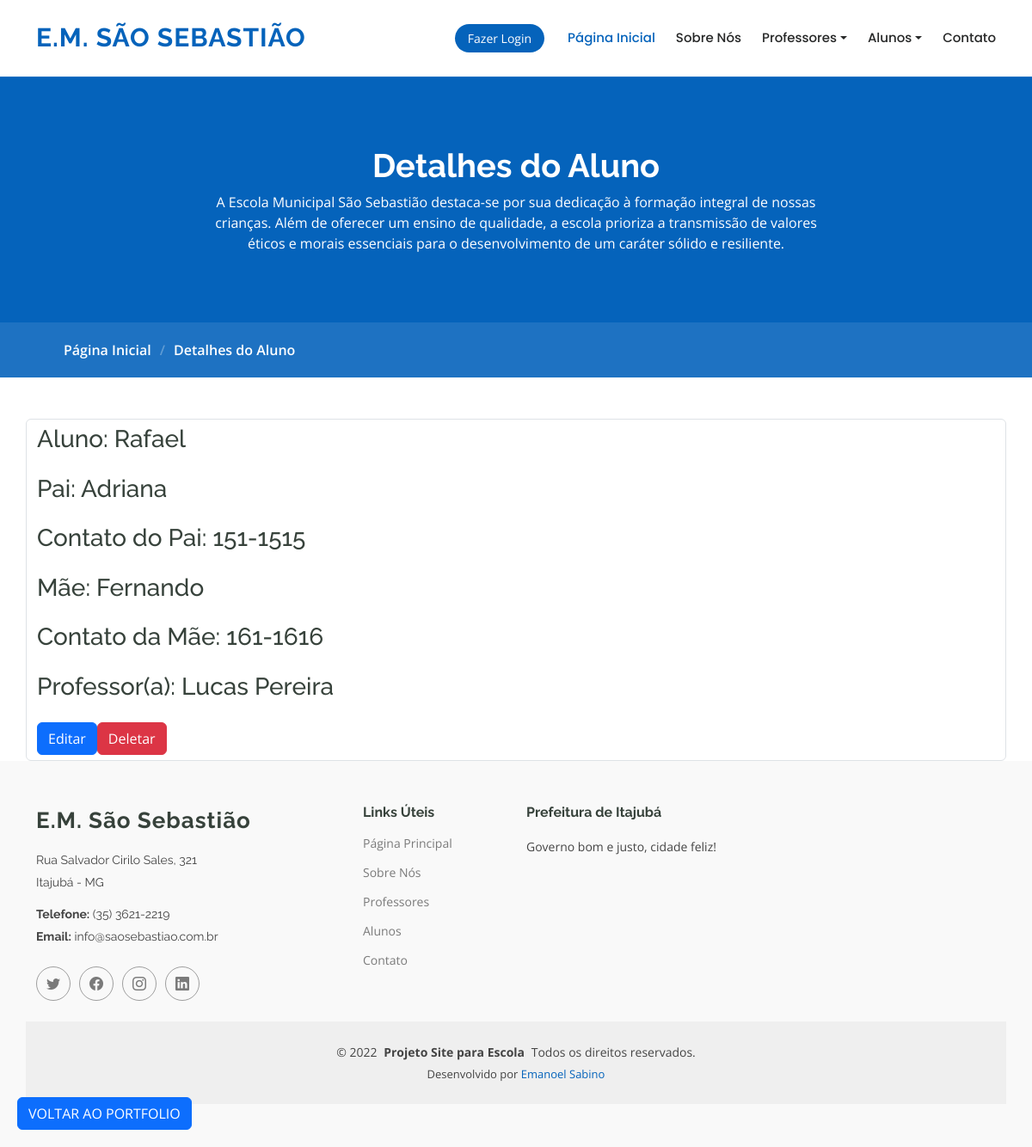
The page /detalhes_aluno/8 on the database as committed earlier.
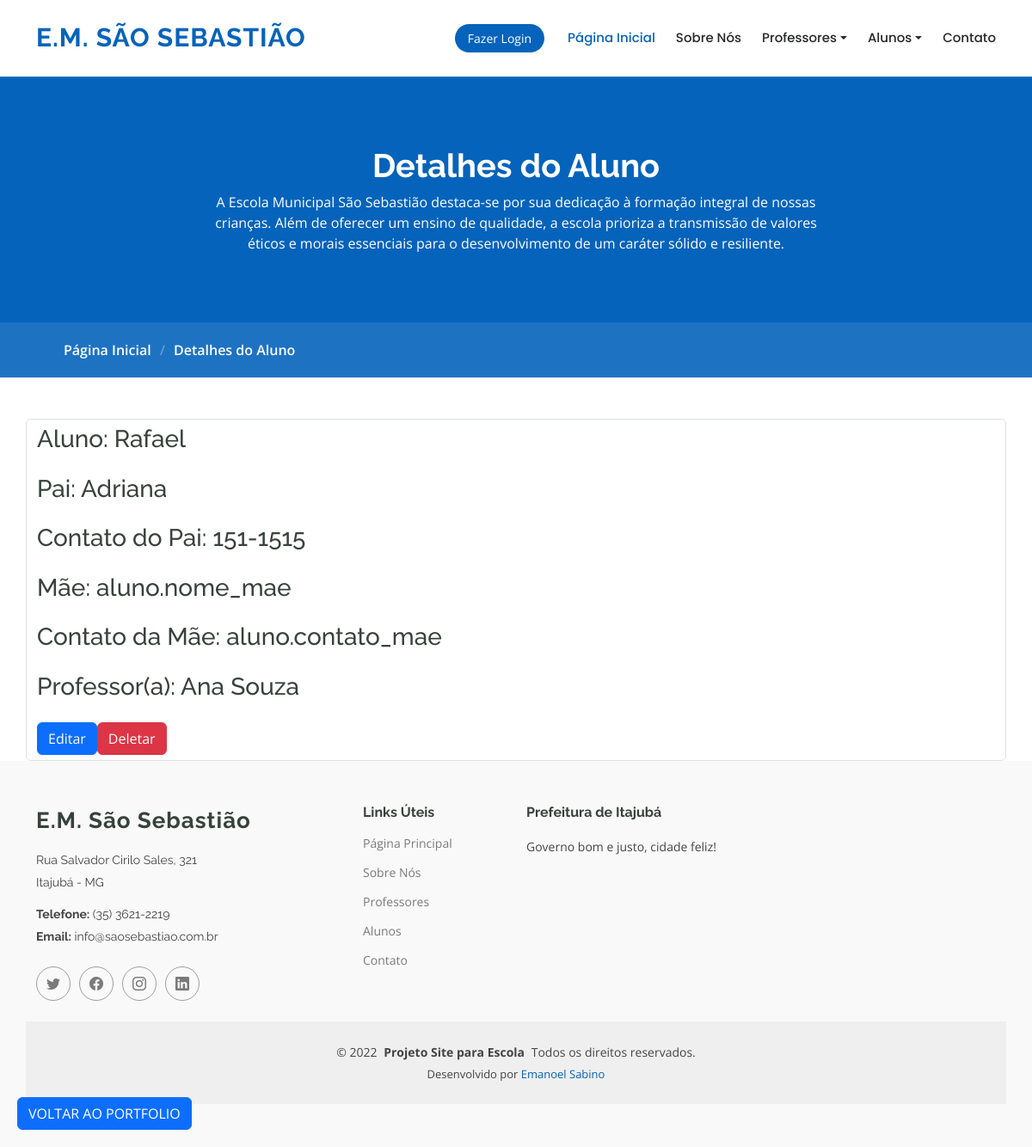
The same page on the database as committed later.
### app.py (models this page shows, shortened)
class Aluno(db.Model):
    __tablename__ = 'aluno'
    id_aluno = db.Column(db.Integer, primary_key=True)
    nome_aluno = db.Column(db.String(100), nullable=False)
    nome_pai = db.Column(db.String(100), nullable=False)
    contato_pai = db.Column(db.String(100))
    nome_mae = db.Column(db.String(100), nullable=False)
    contato_mae = db.Column(db.String(100))
    professor = db.Column(db.String(100), nullable=False)

### app.py (the view)
@app.route("/detalhes_aluno/<int:id_aluno>")
def detalhes_aluno(id_aluno):
    aluno = db.session.execute(db.select(Aluno).filter(Aluno.id_aluno == id_aluno)).scalar()
    return render_template('detalhes_aluno.html', aluno=aluno)

### templates/detalhes_aluno.html
{% extends 'base.html' %}
{% block content %}
<main class="main">
<div class="paginas">
    <div class="page-title" data-aos="fade">
        <div class="heading">
            <div class="container">
            <div class="row d-flex justify-content-center text-center">
                <div class="col-lg-8">
                <h1>Detalhes do Aluno</h1>
                <p class="mb-0">A Escola Municipal São Sebastião destaca-se por sua dedicação à formação integral de nossas crianças. Além de oferecer um ensino de qualidade, a escola prioriza a transmissão de valores éticos e morais essenciais para o desenvolvimento de um caráter sólido e resiliente.</p>
                </div>
            </div>
            </div>
        </div>
        <nav class="breadcrumbs">
            <div class="container">
            <ol>
                <li><a href="{{ url_for('index') }}">Página Inicial</a></li>
                <li class="current">Detalhes do Aluno</li>
            </ol>
            </div>
        </nav>
    </div>
    <br><br>
    <div class="container form-control" data-aos="fade-up" data-aos-delay="200">
        <h3 for="nome_aluno" class="mb-4">Aluno: {{ aluno.nome_aluno }}</h3>
        <h3 for="nome_aluno" class="mb-4">Pai: {{ aluno.nome_pai }}</h3>
        <h3 for="nome_aluno" class="mb-4">Contato do Pai: {{ aluno.contato_pai }}</h3>
        <h3 for="nome_aluno" class="mb-4">Mãe: {{ aluno.nome_mae }}</h3>
        <h3 for="nome_aluno" class="mb-4">Contato da Mãe: {{ aluno.contato_mae }}</h3>
        <h3 for="nome_aluno" class="mb-4">Professor(a): {{ aluno.professor }}</h3>
        <div class="d-flex">
            <a href="{{url_for('editar_aluno', id_aluno=aluno.id_aluno)}}" class="btn btn-primary">Editar</a>
            <a href="{{url_for('deletar_aluno', id_aluno=aluno.id_aluno)}}" onclick="return confirm('Deseja realmente deletar esse Aluno?')" class="btn btn-danger">Deletar</a>
        </div>
    </div>
</div>
</main>
{% endblock %}

Rows that differ between the two databases and show on the page:
changed Aluno "Rafael": nome_mae "Fernando" → "aluno.nome_mae"; contato_mae "161-1616" → "aluno.contato_mae"; professor "Lucas Pereira" → "Ana Souza"
